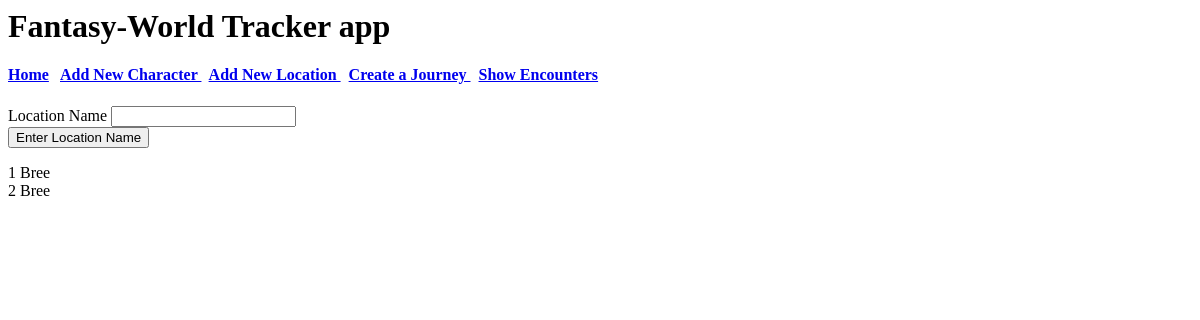
The app's page /new-location, older data.
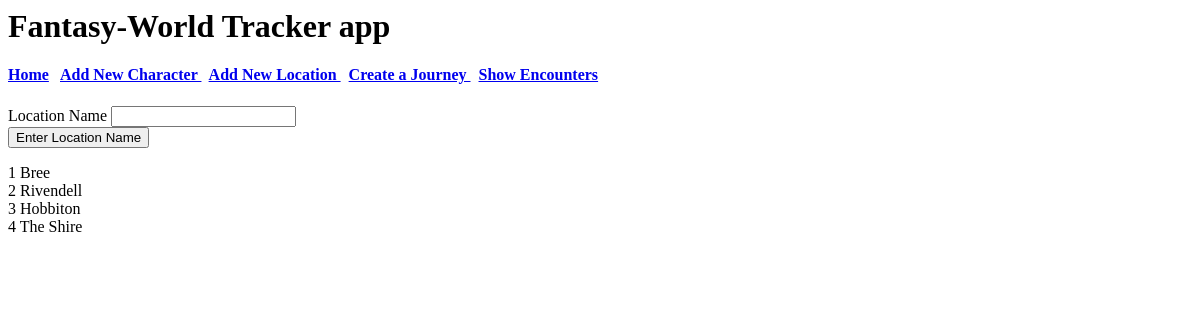
The same page, newer data.
### fwtapp.py (models this page shows)
class location(db.Model):
    lid = db.Column(db.Integer, primary_key=True)
    time = db.relationship("time", backref="location")
    lname = db.Column(db.String(50), nullable=False)

### fwtapp.py (the view)
@app.route('/new-location', methods=["GET", "POST"])
def newlocation():
    form = lform()
    lqueryall = location.query.all()
    if form.validate_on_submit():
        new_location = location(lname = form.lname.data)
        db.session.add(new_location)
        db.session.commit()
        return redirect('new-location')
    return render_template('newlocation.html', lqueryall=lqueryall, form=form)

### fwtapp.py
class lform(FlaskForm):
    lname = StringField("Location Name")
    submit = SubmitField("Enter Location Name")

### templates/newlocation.html (shortened to what this page needs)
{% extends "layout.html" %}
{% block body %}
<form method="POST" action="">
    {{ form.lname.label }} {{ form.lname }}
    <br>
    {{ form.submit }}
</form>
{% for lname in lqueryall %}
{{ lname.lid }} {{ lname.lname }}
<br>
{% endfor %}
{% endblock body %}

### templates/layout.html (shortened to what this page needs)
<html>
<body>
<h1>Fantasy-World Tracker app</h1>
<h4>
    <a href="{{ url_for('index') }}"> Home</a>
    <a href="{{ url_for('newcharacter') }}">  Add New Character  </a>
    <a href="{{ url_for('newlocation') }}">  Add New Location  </a>
    <a href="{{ url_for('journey') }}"> Create a Journey  </a>
    <a href="{{ url_for('encounters') }}"> Show Encounters  </a>
</h4>
{% block body %}
{% endblock body %}
</body>
</html>

Row changes from the older to the newer data that the page shows:
changed location id 2: lname "Bree" → "Rivendell"
added location: lid "3", lname "Hobbiton"
added location: lid "4", lname "The Shire"
